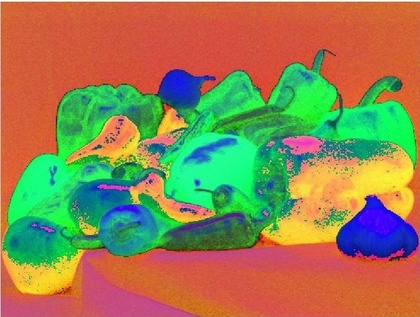
%> input picture Guia2/hsi_image.jpg, 420 x 317 px, shrunk from 759 x 572 before the run
$ octave --eval "result = aumentarContrasteHistograma(imread('../../../Guia2/hsi_image.jpg'));"   (GNU Octave 9; MATLAB toolbox functions it lacks are replaced by stand-ins)
%> lines starting %> are read from the running program, lines starting %| are printed output that depends on the picture
function [y] = aumentarContrasteHistograma(imagen)
  minimo = min(min(imagen));
%> minimo = [0 0 0]
  maximo = max(max(imagen));
%> maximo = [255 255 255]
  y = imagen;
%> y is the input picture: size 317x420x3 uint8; mean R, G, B 147.4, 129.1, 82.6
  [filas, columnas] = size(imagen);
%> filas = 317; columnas = 1260
  for fila = 1 : 1 : filas
    for columna = 1 : 1 : columnas
      y(fila, columna) = ( double(imagen(fila, columna) - minimo) / double(maximo - minimo) )*255;
    end
  end

  %grafico los resultados
  figure;
  subplot(1, 2, 1), bar(imhist(imagen)), title('histograma imagen');
  subplot(1, 2, 2), bar(imhist(y)), title('histograma imagen modificada');
%> after `title('histograma imagen modificada')`:
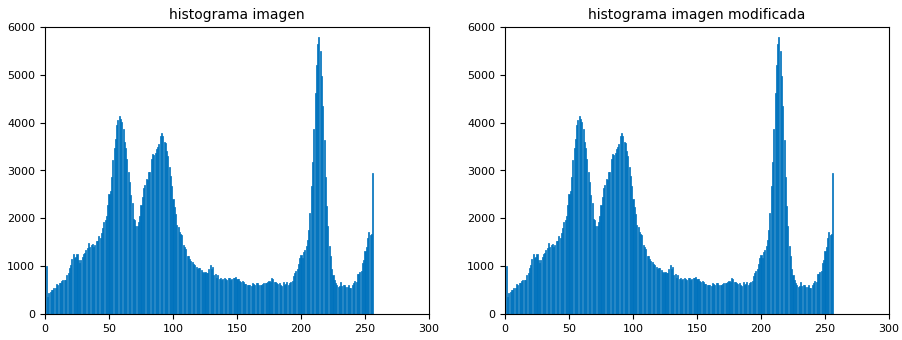
%> figure redrawn from the program's plot data, 2 panels; panel 1: tallest bar 5782 high, from x = 213.6 to 214.4; panel 2: tallest bar 5782 high, from x = 213.6 to 214.4
  figure, subplot(1, 2, 1), imshow(imagen), title('imagen original');
  subplot(1, 2, 2), imshow(y), title('imagen con aumento de contraste');
end

$ run again, on Guia2/polen.jpg
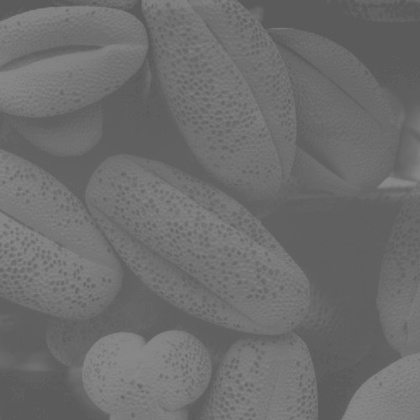
%> input picture Guia2/polen.jpg, 420 x 420 px, shrunk from 500 x 500 before the run
%> minimo = 87
%> maximo = 138
%> in aumentarContrasteHistograma, y is the input picture: size 420x420 uint8; min 87, max 138, mean 109.1
%> after the loop in aumentarContrasteHistograma, `for fila = 1 : 1 : filas`:
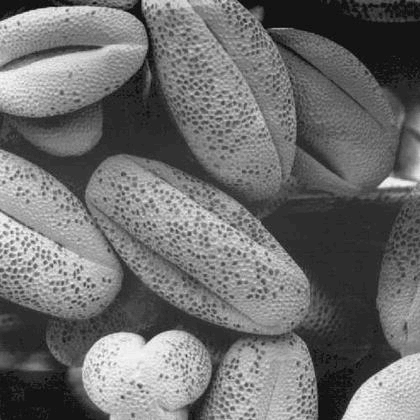
%> y: size 420x420 uint8; min 0, max 255, mean 110.3
%> in aumentarContrasteHistograma, `title('histograma imagen modificada')`:
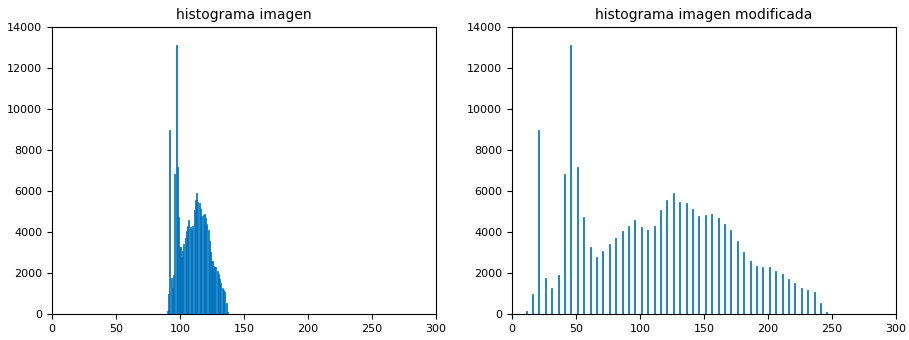
%> figure redrawn from the program's plot data, 2 panels; panel 1: tallest bar 13093 high, from x = 96.6 to 97.4; panel 2: tallest bar 13093 high, from x = 45.6 to 46.4
